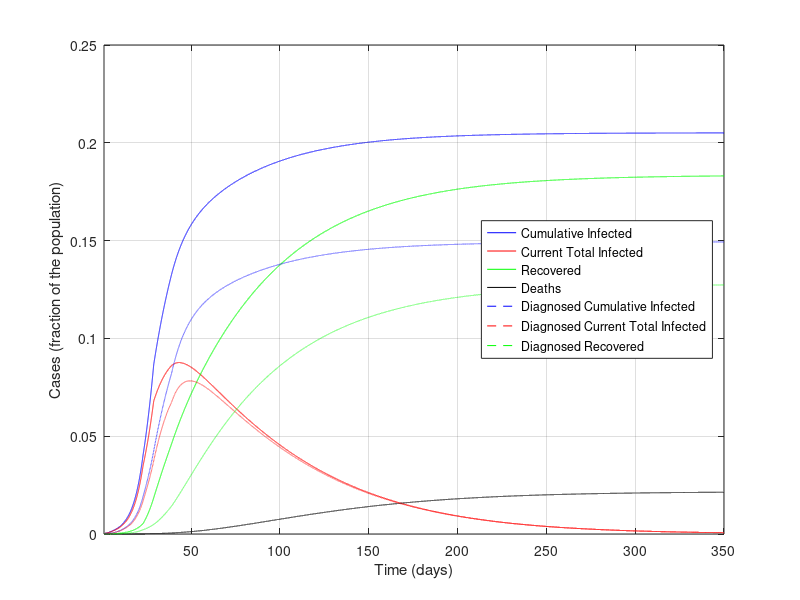
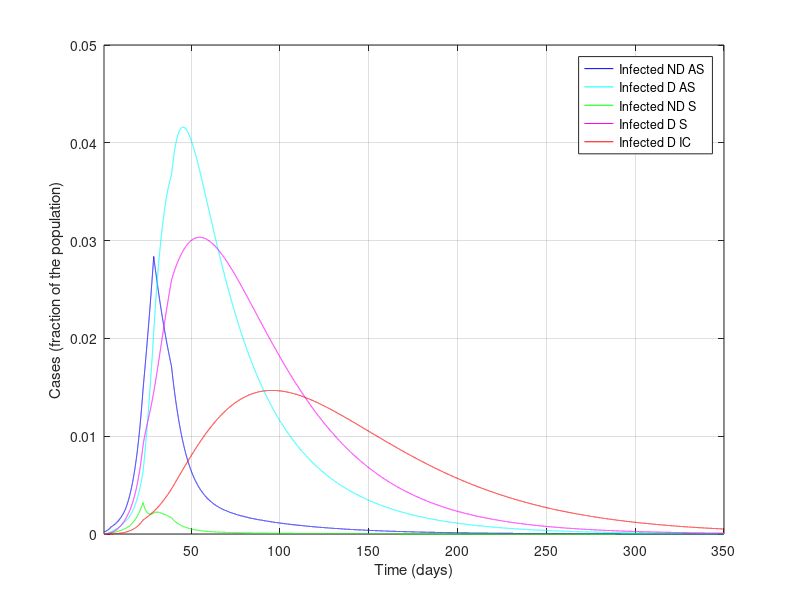

Reproduce these figures in MATLAB, in order.
%%%%%%%%%%%%%%%%%%%%%%%%%%%%%%%%%%%%%%%%
%%%%%%%%%%%%%%%%%%%%%%%%%%%%%%%%%%%%%%%%
% MATLAB Code for epidemic simulations with the SIDARTHE model in the work
% SENSITIVITY ANALYSIS: See the effect of changing the parameters
%
% Modelling the COVID-19 epidemic and implementation of population-wide interventions in Italy
% by Giulia Giordano, Franco Blanchini, Raffaele Bruno, Patrizio Colaneri, Alessandro Di Filippo, Angela Di Matteo, Marta Colaneri
%
% Giulia Giordano, April 5, 2020
% Contact: giulia.giordano@unitn.it
%%%%%%%%%%%%%%%%%%%%%%%%%%%%%%%%%%%%%%%%
%%%%%%%%%%%%%%%%%%%%%%%%%%%%%%%%%%%%%%%%

clear all
close all
clc

%%%%%%%%%%%%%%%%%%%%%%%%%%%%%%%%%%%%%%%%
% DATA
%%%%%%%%%%%%%%%%%%%%%%%%%%%%%%%%%%%%%%%%

% Pernambuco population
popolazione=9e5;

%%%%%%%%%%%%%%%%%%%%%%%%%%%%%%%%%%%%%%%%
% PARAMETERS
%%%%%%%%%%%%%%%%%%%%%%%%%%%%%%%%%%%%%%%%

% Simulation horizon: CAN BE MODIFIED AT ONE'S WILL
Orizzonte = 350;

% Plot yes/no: SET TO 1 IF PDF FIGURES MUST BE GENERATED, 0 OTHERWISE
plotPDF = 0;

% Time-step for Euler discretisation of the continuous-time system
step=0.01;

% Transmission rate due to contacts with UNDETECTED asymptomatic infected
alfa=0.57;
% Transmission rate due to contacts with DETECTED asymptomatic infected
beta=0.0114;
% Transmission rate due to contacts with UNDETECTED symptomatic infected
gamma=0.456;
% Transmission rate due to contacts with DETECTED symptomatic infected
delta=0.0114;

% Detection rate for ASYMPTOMATIC
epsilon=0.171;
% Detection rate for SYMPTOMATIC
theta=0.3705;

% Worsening rate: UNDETECTED asymptomatic infected becomes symptomatic
zeta=0.1254;
% Worsening rate: DETECTED asymptomatic infected becomes symptomatic
eta=0.1254;

% Worsening rate: UNDETECTED symptomatic infected develop life-threatening
% symptoms
mu=0.0171;
% Worsening rate: DETECTED symptomatic infected develop life-threatening
% symptoms
nu=0.0274;

% Mortality rate for infected with life-threatening symptoms
tau=0.01;

% Recovery rate for undetected asymptomatic infected
lambda=0.0342;
% Recovery rate for detected asymptomatic infected
rho=0.0342;
% Recovery rate for undetected symptomatic infected
kappa=0.0171;
% Recovery rate for detected symptomatic infected
xi=0.0171;
% Recovery rate for life-threatened symptomatic infected
sigma=0.0171;

% Rate of loss of immunity
ki=0;

%%%%%%%%%%%%%%%%%%%%%%%%%%%%%%%%%%%%%%%%
% DEFINITIONS
%%%%%%%%%%%%%%%%%%%%%%%%%%%%%%%%%%%%%%%%

% Parameters
r1=epsilon+zeta+lambda;
r2=eta+rho;
r3=theta+mu+kappa;
r4=nu+xi;
r5=sigma+tau;

% Initial R0
R0_iniziale=alfa/r1+beta*epsilon/(r1*r2)+gamma*zeta/(r1*r3)+delta*eta*epsilon/(r1*r2*r4)+delta*zeta*theta/(r1*r3*r4)

% Time horizon
t=1:step:Orizzonte;

% Vectors for time evolution of variables
S=zeros(1,length(t));
I=zeros(1,length(t));
D=zeros(1,length(t));
A=zeros(1,length(t));
R=zeros(1,length(t));
T=zeros(1,length(t));
H=zeros(1,length(t));
H_diagnosticati=zeros(1,length(t)); % DIAGNOSED recovered only!
E=zeros(1,length(t));

% Vectors for time evolution of actual/perceived Case Fatality Rate
M=zeros(1,length(t));
P=zeros(1,length(t));

%%%%%%%%%%%%%%%%%%%%%%%%%%%%%%%%%%%%%%%%
% INITIAL CONDITIONS
%%%%%%%%%%%%%%%%%%%%%%%%%%%%%%%%%%%%%%%%

I(1)=200/popolazione;
D(1)=20/popolazione;
A(1)=1/popolazione;
R(1)=2/popolazione;
T(1)=0.00;
H(1)=0.00;
E(1)=0.00;
S(1)=1-I(1)-D(1)-A(1)-R(1)-T(1)-H(1)-E(1);

H_diagnosticati(1) = 0.00; % DIAGNOSED recovered only
Infetti_reali(1)=I(1)+D(1)+A(1)+R(1)+T(1); % Actual currently infected

M(1)=0;
P(1)=0;

% Whole state vector
x=[S(1);I(1);D(1);A(1);R(1);T(1);H(1);E(1);H_diagnosticati(1);Infetti_reali(1)];

%%%%%%%%%%%%%%%%%%%%%%%%%%%%%%%%%%%%%%%%
% SIMULATION
%%%%%%%%%%%%%%%%%%%%%%%%%%%%%%%%%%%%%%%%

% "Control" binary variables to compute the new R0 every time a policy has
% changed the parameters
plottato = 0;
plottato1 = 0;
plottato_bis = 0;
plottato_tris = 0;
plottato_quat = 0;
plottato_fin = 0;

for i=2:length(t)

    if (i>4/step) % Basic social distancing (awareness, schools closed)
        alfa=0.4218;
        gamma=0.285;
        beta = 0.0057;
        delta=0.0057;
        if plottato == 0 % Compute the new R0
            r1=epsilon+zeta+lambda;
            r2=eta+rho;
            r3=theta+mu+kappa;
            r4=nu+xi;
            r5=sigma+tau;
            R0_primemisure=alfa/r1+beta*epsilon/(r1*r2)+gamma*zeta/(r1*r3)+delta*eta*epsilon/(r1*r2*r4)+delta*zeta*theta/(r1*r3*r4)
            plottato = 1;
        end
    end

    if (i>12/step)
        % Screening limited to / focused on symptomatic subjects
        epsilon=0.1425;
        if plottato1 == 0
            r1=epsilon+zeta+lambda;
            r2=eta+rho;
            r3=theta+mu+kappa;
            r4=nu+xi;
            r5=sigma+tau;
            R0_primemisureeps=alfa/r1+beta*epsilon/(r1*r2)+gamma*zeta/(r1*r3)+delta*eta*epsilon/(r1*r2*r4)+delta*zeta*theta/(r1*r3*r4)
            plottato1 = 1;
        end
    end

    if (i>22/step) % Social distancing: lockdown, mild effect

        alfa=0.36;
        beta=0.005;
        gamma=0.2;
        delta=0.005;

        mu = 0.008;
        nu = 0.015;

        zeta=0.034;
        eta=0.034;

        lambda=0.08;
        rho=0.0171;
        kappa=0.0171;
        xi=0.0171;
        sigma=0.0171;

        if plottato_bis == 0 % Compute the new R0
            r1=epsilon+zeta+lambda;
            r2=eta+rho;
            r3=theta+mu+kappa;
            r4=nu+xi;
            r5=sigma+tau;
            R0_secondemisure=(alfa*r2*r3*r4+epsilon*beta*r3*r4+gamma*zeta*r2*r4+delta*eta*epsilon*r3+delta*zeta*theta*r2)/(r1*r2*r3*r4)
            plottato_bis = 1;
        end
    end

    if (i>28/step) % Social distancing: lockdown, strong effect

        alfa=0.21;
        gamma=0.11;

        if plottato_tris == 0 % Compute the new R0
            r1=epsilon+zeta+lambda;
            r2=eta+rho;
            r3=theta+mu+kappa;
            r4=nu+xi;
            r5=sigma+tau;
            R0_terzemisure=(alfa*r2*r3*r4+epsilon*beta*r3*r4+gamma*zeta*r2*r4+delta*eta*epsilon*r3+delta*zeta*theta*r2)/(r1*r2*r3*r4)
            plottato_tris = 1;
        end
    end


    if (i>38/step) % Broader diagnosis campaign

        epsilon = 0.2;
        rho=0.02;
        kappa=0.02;
        xi=0.02;
        sigma=0.01;

        zeta=0.025;
        eta=0.025;

        if plottato_quat == 0 % Compute the new R0
            r1=epsilon+zeta+lambda;
            r2=eta+rho;
            r3=theta+mu+kappa;
            r4=nu+xi;
            r5=sigma+tau;
            R0_quartemisure=(alfa*r2*r3*r4+epsilon*beta*r3*r4+gamma*zeta*r2*r4+delta*eta*epsilon*r3+delta*zeta*theta*r2)/(r1*r2*r3*r4)
            plottato_quat = 1;
        end
    end

    % OUTLOOK: to EXPLORE POSSIBLE SCENARIOS,
    % change the parameters (after 50 days)
    if (i>50/step)

        % CHANGE THE PARAMETERS HERE:
        % parameter=nominalvalue*scalingfactor;
        % Set the scaling factor to some value different from 1
        % for one or more parameters
        % to explore the effect of different parameter values

        alfa=0.2100*1;
        beta=0.0050*1;
        gamma=0.1100*1;
        delta=0.0050*1;

        epsilon= 0.2000*1;
        theta = 0.3705*1;

        zeta = 0.0250*1;
        eta  = 0.0250*1;

        mu  = 0.008*1;
        nu   = 0.0150*1;

        tau   = 0.0100*1;

        lambda   = 0.0800*1;
        rho  = 0.0200*1;
        kappa  = 0.0200*1;
        xi  = 0.0200*1;
        sigma = 0.0100*1;

        ki=0;

        if plottato_fin == 0 % Compute the new R0
            r1=epsilon+zeta+lambda;
            r2=eta+rho;
            r3=theta+mu+kappa;
            r4=nu+xi;
            r5=sigma+tau;
            R0_final=(alfa*r2*r3*r4+epsilon*beta*r3*r4+gamma*zeta*r2*r4+delta*eta*epsilon*r3+delta*zeta*theta*r2)/(r1*r2*r3*r4)
            plottato_fin = 1;
        end

    end

    % Compute the system evolution

    B=[-alfa*x(2)-beta*x(3)-gamma*x(4)-delta*x(5) 0 0 0 0 0 ki 0 0 0;
        alfa*x(2)+beta*x(3)+gamma*x(4)+delta*x(5) -(epsilon+zeta+lambda) 0 0 0 0 0 0 0 0;
        0 epsilon  -(eta+rho) 0 0 0 0 0 0 0;
        0 zeta 0 -(theta+mu+kappa) 0 0 0 0 0 0;
        0 0 eta theta -(nu+xi) 0 0 0 0 0;
        0 0 0 mu nu  -(sigma+tau) 0 0 0 0;
        0 lambda rho kappa xi sigma -ki 0 0 0;
        0 0 0 0 0 tau 0 0 0 0;
        0 0 rho 0 xi sigma 0 0 0 0;
        alfa*x(2)+beta*x(3)+gamma*x(4)+delta*x(5) 0 0 0 0 0 0 0 0 0];
    x=x+B*x*step;

    % Update variables

    S(i)=x(1);
    I(i)=x(2);
    D(i)=x(3);
    A(i)=x(4);
    R(i)=x(5);
    T(i)=x(6);
    H(i)=x(7);
    E(i)=x(8);

    H_diagnosticati(i)=x(9);
    Infetti_reali(i)=x(10);

    % Update Case Fatality Rate

    M(i)=E(i)/(S(1)-S(i));
    P(i)=E(i)/((epsilon*r3+(theta+mu)*zeta)*(I(1)+S(1)-I(i)-S(i))/(r1*r3)+(theta+mu)*(A(1)-A(i))/r3);

end

%%%%%%%%%%%%%%%%%%%%%%%%%%%%%%%%%%%%%%%%
% FINAL VALUES
%%%%%%%%%%%%%%%%%%%%%%%%%%%%%%%%%%%%%%%%

% Variables
Sbar=S(length(t));
Ibar=I(length(t));
Dbar=D(length(t));
Abar=A(length(t));
Rbar=R(length(t));
Tbar=T(length(t));
Hbar=H(length(t));
Ebar=E(length(t));

% Case fatality rate
Mbar=M(length(t));
Pbar=P(length(t));

% Case fatality rate from formulas
Mbar1=Ebar/(S(1)-Sbar);
Pbar1=Ebar/((epsilon*r3+(theta+mu)*zeta)*(I(1)+S(1)-Sbar-Ibar)/(r1*r3)+(theta+mu)*(A(1)-Abar)/r3);

%%%%%%%%%%%%%%%%%%%%%%%%%%%%%%%%%%%%%%%%
% FIGURES
%%%%%%%%%%%%%%%%%%%%%%%%%%%%%%%%%%%%%%%%

figure
plot(t,Infetti_reali,'b',t,I+D+A+R+T,'r',t,H,'g',t,E,'k')
hold on
plot(t,D+R+T+E+H_diagnosticati,'--b',t,D+R+T,'--r',t,H_diagnosticati,'--g')
xlim([t(1) t(end)])
%title('Actual vs. Diagnosed Epidemic Evolution')
xlabel('Time (days)')
ylabel('Cases (fraction of the population)')
legend({'Cumulative Infected','Current Total Infected', 'Recovered', 'Deaths','Diagnosed Cumulative Infected','Diagnosed Current Total Infected', 'Diagnosed Recovered'},'Location','east')
grid

if plotPDF==1
    set(gcf, 'PaperUnits', 'centimeters');
    set(gcf, 'PaperPosition', [0 0 24 16]);
    set(gcf, 'PaperSize', [24 16]); % dimension on x axis and y axis resp.
    print(gcf,'-dpdf', ['PanoramicaEpidemiaRealevsPercepita.pdf'])
end
%

figure
plot(t,I,'b',t,D,'c',t,A,'g',t,R,'m',t,T,'r')
xlim([t(1) t(end)])
%title('Infected, different stages, Diagnosed vs. Non Diagnosed')
xlabel('Time (days)')
ylabel('Cases (fraction of the population)')
legend({'Infected ND AS', 'Infected D AS', 'Infected ND S', 'Infected D S', 'Infected D IC'},'Location','northeast')
grid

if plotPDF==1
    set(gcf, 'PaperUnits', 'centimeters');
    set(gcf, 'PaperPosition', [0 0 24 16]);
    set(gcf, 'PaperSize', [24 16]); % dimension on x axis and y axis resp.
    print(gcf,'-dpdf', ['SuddivisioneInfetti.pdf'])
end
